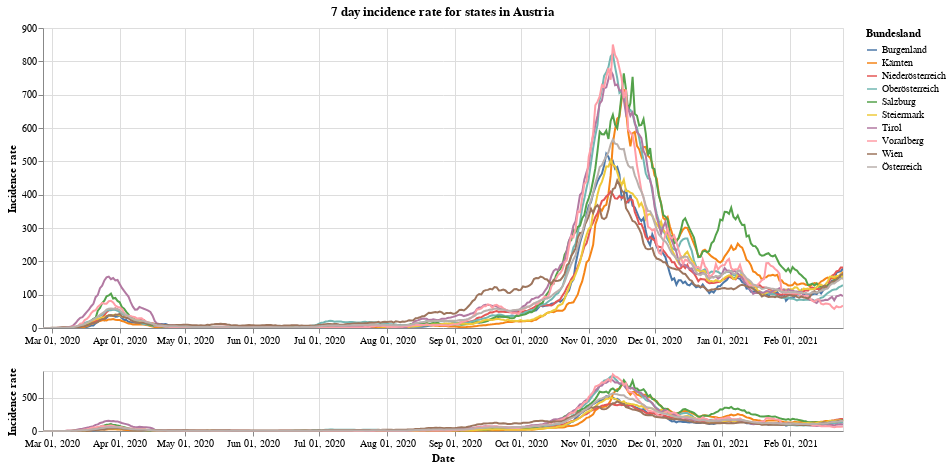

Notebook code for this chart:
### Markdown cell above
Next we have the 7 day incidence rate for states of Vorarlberg, Tirol and Wien compared to all of Austria.

### Code cell
#collapse
leg_selection = alt.selection_multi(fields=['Bundesland'], bind='legend')
brush = alt.selection(type='interval', encodings=['x'])

base = alt.Chart(at_data).mark_line().encode(
    x=alt.X("yearmonthdate(Time):T", axis=alt.Axis(title='Date')),
    y=alt.Y("SiebenTageInzidenzFaelle:Q", axis=alt.Axis(title='Incidence rate')),
    tooltip='Bundesland',
    color='Bundesland',
    opacity=alt.condition(leg_selection, alt.value(2), alt.value(0.1))
).add_selection(leg_selection).properties(width=800)

upper = base.encode(
    alt.X('yearmonthdate(Time):T',axis=alt.Axis(title=''),
          scale=alt.Scale(domain=brush))
).properties(title='7 day incidence rate for states in Austria')

lower = base.properties(
    height=60
).add_selection(brush)

upper & lower

### Figure 1 — Vega-Lite specification as saved in the notebook (floating-point values rounded to 4 significant figures; data arrays with more than 128 entries replaced by an {"elided": "..."} marker saying what was removed)
{"config": {"view": {"continuousWidth": 400, "continuousHeight": 300}}, "vconcat": [{"mark": "line", "encoding": {"color": {"type": "nominal", "field": "Bundesland"}, "opacity": {"condition": {"value": 2, "selection": "selector001"}, "value": 0.1}, "tooltip": {"type": "nominal", "field": "Bundesland"}, "x": {"type": "temporal", "axis": {"title": ""}, "field": "Time", "scale": {"domain": {"selection": "selector002"}}, "timeUnit": "yearmonthdate"}, "y": {"type": "quantitative", "axis": {"title": "Incidence rate"}, "field": "SiebenTageInzidenzFaelle"}}, "selection": {"selector001": {"type": "multi", "fields": ["Bundesland"], "bind": "legend"}}, "title": "7 day incidence rate for states in Austria", "width": 800}, {"mark": "line", "encoding": {"color": {"type": "nominal", "field": "Bundesland"}, "opacity": {"condition": {"value": 2, "selection": "selector001"}, "value": 0.1}, "tooltip": {"type": "nominal", "field": "Bundesland"}, "x": {"type": "temporal", "axis": {"title": "Date"}, "field": "Time", "timeUnit": "yearmonthdate"}, "y": {"type": "quantitative", "axis": {"title": "Incidence rate"}, "field": "SiebenTageInzidenzFaelle"}}, "height": 60, "selection": {"selector001": {"type": "multi", "fields": ["Bundesland"], "bind": "legend"}, "selector002": {"type": "interval", "encodings": ["x"]}}, "width": 800}], "data": {"name": "data-9a6e4307548745dcf9cd5d4c988619d6"}, "$schema": "https://vega.github.io/schema/vega-lite/v4.8.1.json", "datasets": {"data-9a6e4307548745dcf9cd5d4c988619d6": {"elided": "3660 records"}}}
